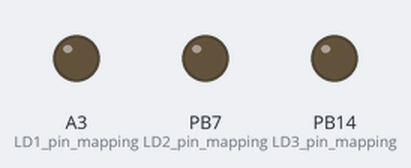
Bench run of a sketch on a simulated STM32 Nucleo. Parts: output pins drawn as LEDs (lit = HIGH).

Above: at 0.5 s.
At 2.5 s:
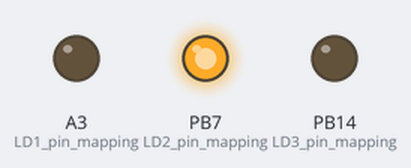
At 3.5 s:
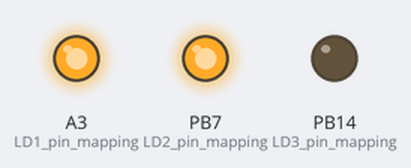
At 4.5 s:
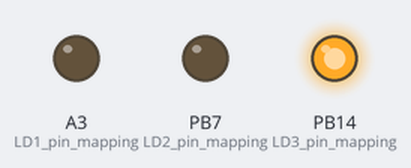
At 6.5 s:
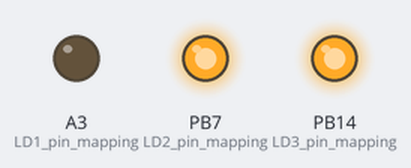
At 9.5 s:
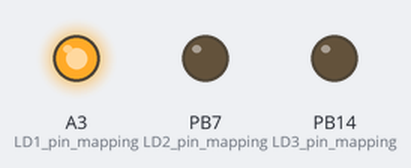
Timing chart, 0 to 10.4 s (numbered marks = the images above):
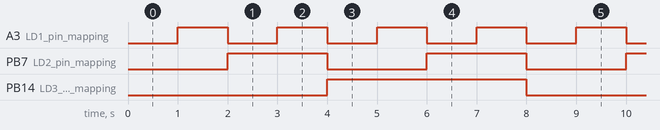

Measured:
- by itself, A3 (LD1_pin_mapping): alternates HIGH for 1.0 s and LOW for 1.0 s
- by itself, PB7 (LD2_pin_mapping): alternates HIGH for 2.0 s and LOW for 2.0 s
- by itself, PB14 (LD3_pin_mapping): alternates HIGH for 4.0 s and LOW for 4.0 s

The sketch:

ter_Using_Arduino_IDE_for_Cortex-M4_STM32F303ZET6_Nucleo-144.ino
```cpp
void setup() {
  pinMode(PB0, OUTPUT); //LD1 pin mapping
  pinMode(PB7, OUTPUT); //LD2 pin mapping
  pinMode(PB14, OUTPUT);  //LD3 pin mapping
}

void loop() {
  int i = 0;  //i is state
  while(1)
  {
    switch(i % 8) //3-bit up counter
    {
      case 0 :  //State : 000
        {
          digitalWrite(PB0, LOW);
          digitalWrite(PB7, LOW);
          digitalWrite(PB14, LOW);
          delay(1000);
          i++;
          break;
        }
      case 1 : //State : 001
        {
          digitalWrite(PB0, HIGH);
          digitalWrite(PB7, LOW);
          digitalWrite(PB14, LOW);
          delay(1000);
          i++;
          break;
        }
      case 2 :  //State : 010
        {
          digitalWrite(PB0, LOW);
          digitalWrite(PB7, HIGH);
          digitalWrite(PB14, LOW);
          delay(1000);
          i++;
          break;
        }
      case 3 :  //State : 011
        {
          digitalWrite(PB0, HIGH);
          digitalWrite(PB7, HIGH);
          digitalWrite(PB14, LOW);
          delay(1000);
          i++;
          break;
        }
      case 4 :  //State : 100
        {
          digitalWrite(PB0, LOW);
          digitalWrite(PB7, LOW);
          digitalWrite(PB14, HIGH);
          delay(1000);
          i++;
          break;
        }
      case 5 :  //State : 101
        {
          digitalWrite(PB0, HIGH);
          digitalWrite(PB7, LOW);
          digitalWrite(PB14, HIGH);
          delay(1000);
          i++;
          break;
        }
      case 6 :  //State : 110
        {
          digitalWrite(PB0, LOW);
          digitalWrite(PB7, HIGH);
          digitalWrite(PB14, HIGH);
          delay(1000);
          i++;
          break;
        }
      case 7 :  //State : 111
        {
          digitalWrite(PB0, HIGH);
          digitalWrite(PB7, HIGH);
          digitalWrite(PB14, HIGH);
          delay(1000);
          i++;
          break;
        }
    }
  }
}
```
